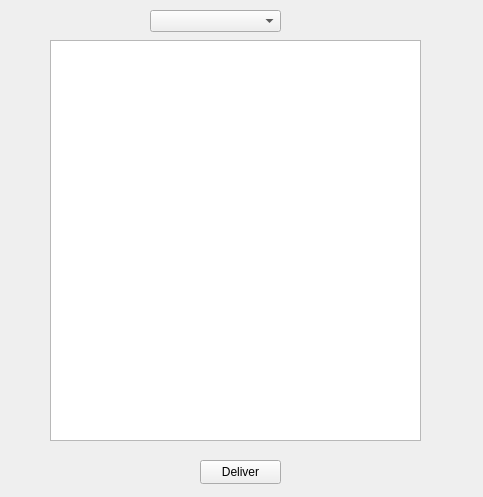
<?xml version="1.0" encoding="UTF-8"?>
<ui version="4.0">
 <class>gui</class>
 <widget class="QWidget" name="gui">
  <property name="geometry">
   <rect>
    <x>0</x>
    <y>0</y>
    <width>483</width>
    <height>497</height>
   </rect>
  </property>
  <property name="windowTitle">
   <string>gui</string>
  </property>
  <widget class="QListWidget" name="packageListView">
   <property name="geometry">
    <rect>
     <x>50</x>
     <y>40</y>
     <width>371</width>
     <height>401</height>
    </rect>
   </property>
  </widget>
  <widget class="QLabel" name="zoneLabel">
   <property name="geometry">
    <rect>
     <x>20</x>
     <y>10</y>
     <width>121</width>
     <height>16</height>
    </rect>
   </property>
   <property name="text">
    <string/>
   </property>
  </widget>
  <widget class="QComboBox" name="streetComboBox">
   <property name="geometry">
    <rect>
     <x>150</x>
     <y>10</y>
     <width>131</width>
     <height>22</height>
    </rect>
   </property>
  </widget>
  <widget class="QPushButton" name="deliverButton">
   <property name="geometry">
    <rect>
     <x>200</x>
     <y>460</y>
     <width>81</width>
     <height>24</height>
    </rect>
   </property>
   <property name="text">
    <string>Deliver</string>
   </property>
  </widget>
 </widget>
 <resources/>
 <connections/>
</ui>
